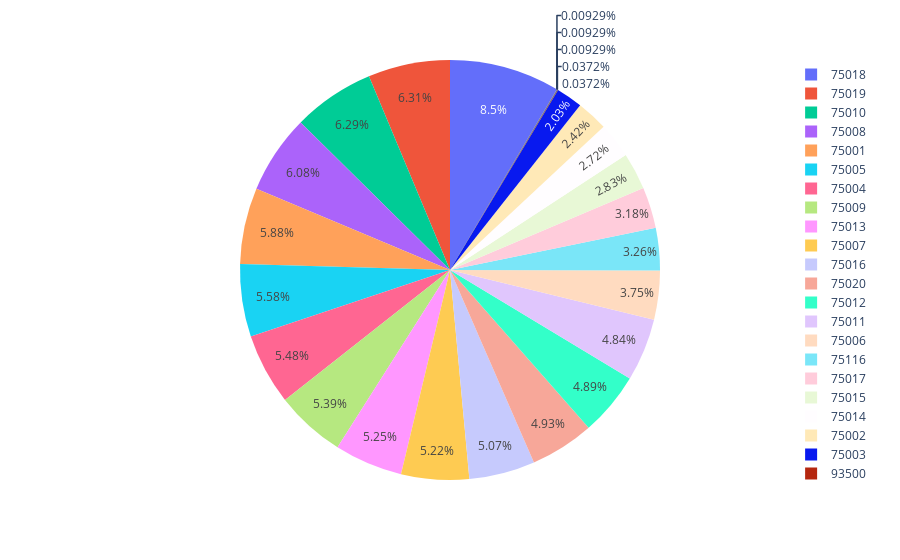

The notebook cell saved with this chart:
### Code cell
fig = px.pie(df_tournage, names='postal')
fig.show()

### Figure 1 — Plotly figure (JSON) as saved in the notebook; plotly's stock layout.template omitted (floating-point values rounded to 4 significant figures; data arrays with more than 128 entries replaced by an {"elided": "..."} marker saying what was removed)
{"data": [{"domain": {"x": [0, 1], "y": [0, 1]}, "hovertemplate": "postal=%{label}<extra></extra>", "labels": {"elided": "10765 int values"}, "legendgroup": "", "name": "", "showlegend": true, "type": "pie"}], "layout": {"legend": {"tracegroupgap": 0}, "margin": {"t": 60}}}
